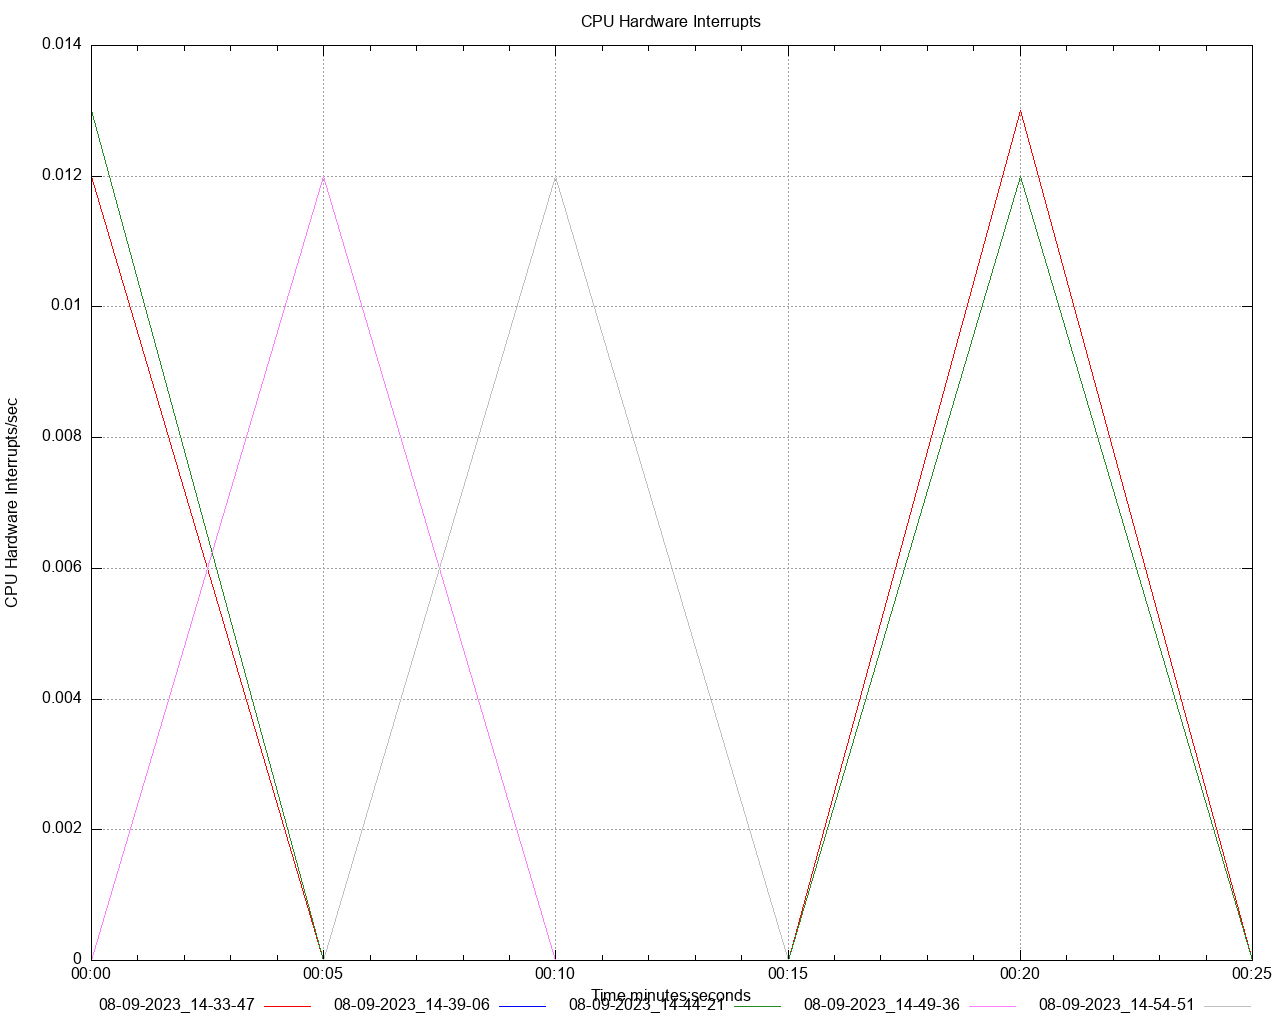

Source code (gnuplot):
set title 'CPU Hardware Interrupts' noenhanced
set style data lines
set datafile separator ","
set terminal png size 1280,1024
set grid
set key below
set xdata time
set timefmt "%s"
offset = 0
t0(x)=(offset=($0==0) ? x : offset, x - offset)
set xlabel 'Time minutes:seconds'
set ylabel 'CPU Hardware Interrupts/sec'
set output '/Users/gbarnett/git/hazelcast-simulator/atomiclong-3node-member/atomicreference/dstat/cpu_hardware_interrupts_A2.png'
plot \
   '/Users/gbarnett/git/hazelcast-simulator/atomiclong-3node-member/atomicreference/data/cpu_hardware_interrupts_A2_1.data' using (t0(timecolumn(1))):2 title "08-09-2023_14-33-47" noenhanced lt rgb "red", \
   '/Users/gbarnett/git/hazelcast-simulator/atomiclong-3node-member/atomicreference/data/cpu_hardware_interrupts_A2_2.data' using (t0(timecolumn(1))):2 title "08-09-2023_14-39-06" noenhanced lt rgb "blue", \
   '/Users/gbarnett/git/hazelcast-simulator/atomiclong-3node-member/atomicreference/data/cpu_hardware_interrupts_A2_3.data' using (t0(timecolumn(1))):2 title "08-09-2023_14-44-21" noenhanced lt rgb "forest-green", \
   '/Users/gbarnett/git/hazelcast-simulator/atomiclong-3node-member/atomicreference/data/cpu_hardware_interrupts_A2_4.data' using (t0(timecolumn(1))):2 title "08-09-2023_14-49-36" noenhanced lt rgb "orchid", \
   '/Users/gbarnett/git/hazelcast-simulator/atomiclong-3node-member/atomicreference/data/cpu_hardware_interrupts_A2_5.data' using (t0(timecolumn(1))):2 title "08-09-2023_14-54-51" noenhanced lt rgb "grey", \
